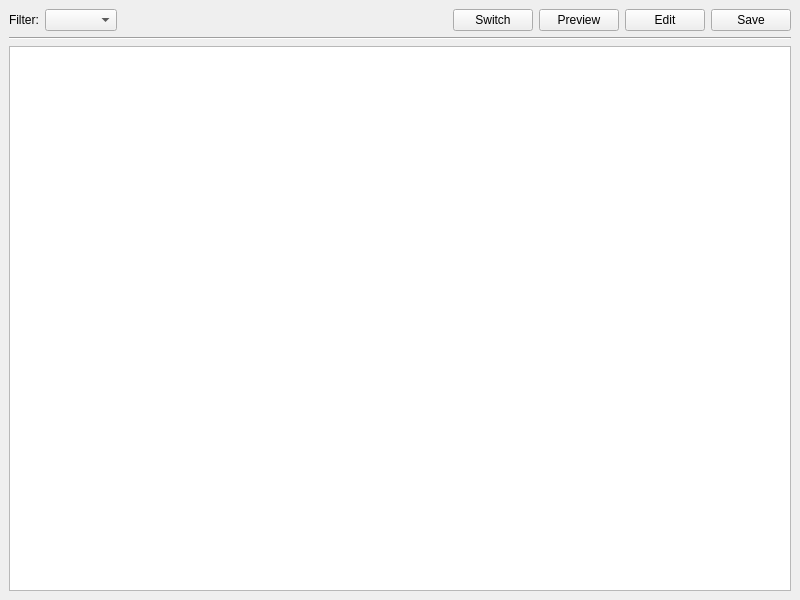
<?xml version="1.0" encoding="UTF-8"?>
<ui version="4.0">
 <class>RecordDocument</class>
 <widget class="QMainWindow" name="RecordDocument">
  <property name="geometry">
   <rect>
    <x>0</x>
    <y>0</y>
    <width>800</width>
    <height>600</height>
   </rect>
  </property>
  <property name="windowTitle">
   <string>MainWindow</string>
  </property>
  <widget class="QWidget" name="centralwidget">
   <layout class="QVBoxLayout" name="verticalLayout">
    <item>
     <layout class="QHBoxLayout" name="horizontalLayout">
      <item>
       <widget class="QLabel" name="label">
        <property name="text">
         <string>Filter:</string>
        </property>
       </widget>
      </item>
      <item>
       <widget class="QComboBox" name="filterCombo"/>
      </item>
      <item>
       <spacer name="horizontalSpacer">
        <property name="orientation">
         <enum>Qt::Horizontal</enum>
        </property>
        <property name="sizeHint" stdset="0">
         <size>
          <width>40</width>
          <height>20</height>
         </size>
        </property>
       </spacer>
      </item>
      <item>
       <widget class="QPushButton" name="pushButton">
        <property name="text">
         <string>Switch</string>
        </property>
       </widget>
      </item>
      <item>
       <widget class="QPushButton" name="pushButton_2">
        <property name="text">
         <string>Preview</string>
        </property>
       </widget>
      </item>
      <item>
       <widget class="QPushButton" name="pushButton_3">
        <property name="text">
         <string>Edit</string>
        </property>
       </widget>
      </item>
      <item>
       <widget class="QPushButton" name="pushButton_4">
        <property name="text">
         <string>Save</string>
        </property>
       </widget>
      </item>
     </layout>
    </item>
    <item>
     <widget class="Line" name="line">
      <property name="orientation">
       <enum>Qt::Horizontal</enum>
      </property>
     </widget>
    </item>
    <item>
     <widget class="QListView" name="listView"/>
    </item>
   </layout>
  </widget>
 </widget>
 <resources/>
 <connections/>
</ui>
